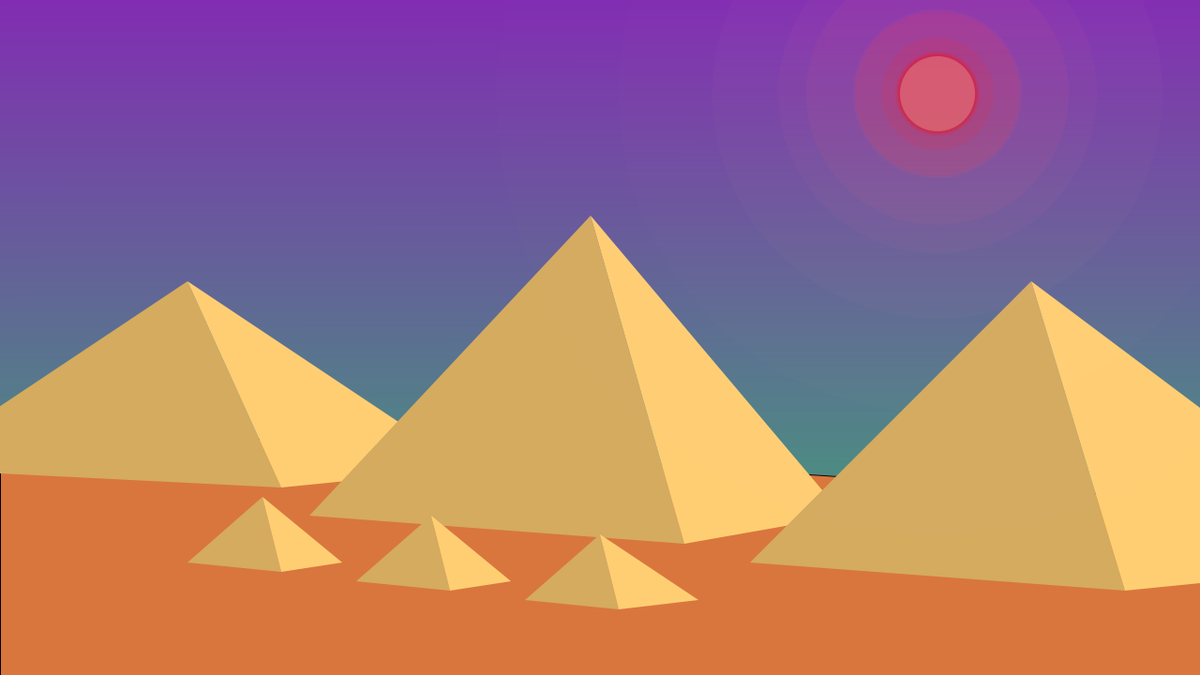
Frame 1 (no input)
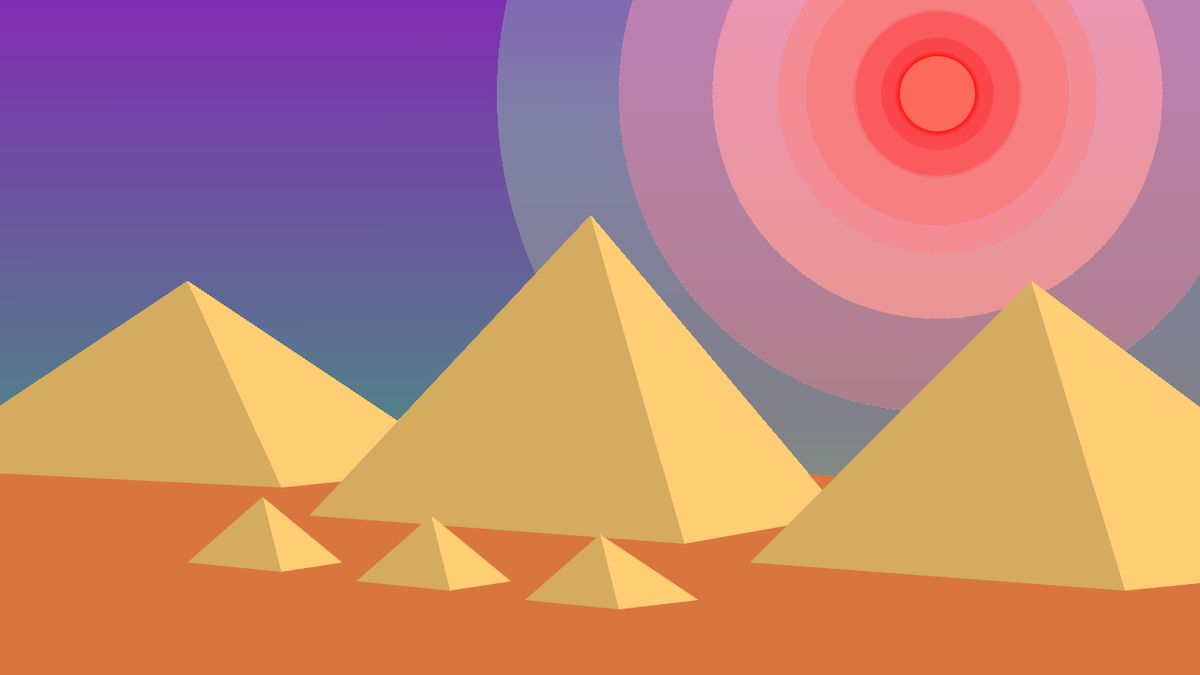
Frame 60 (the mouse pressed at the canvas centre just before this capture)
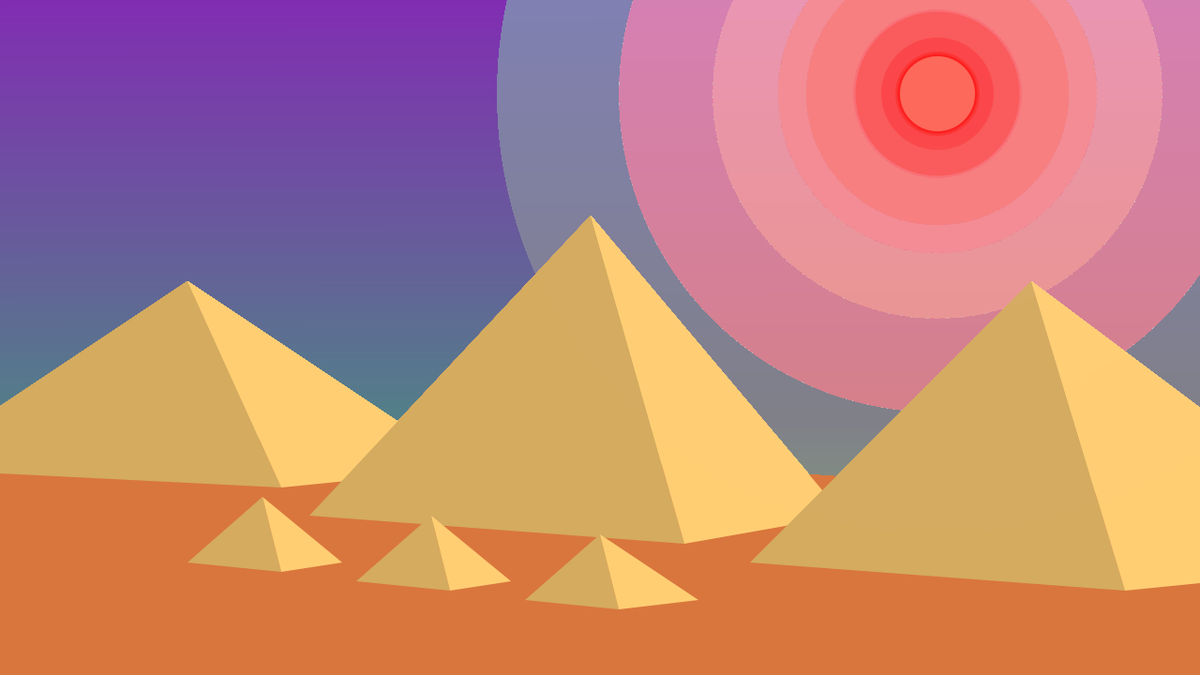
Frame 120 (the mouse held since frame 60 and released just before this capture)

The Processing sketch that drew these frames (run headless with seeded random() and noise(); from frame 60 on, the mouse is pressed at the canvas centre):

// Processing sketch: Homework_1
// ── Homework_1.pde
void setup(){
  size(1280, 720);
  background(#822DB3);

/*
Gradient background sourced from:
Richard Bourne https://www.openprocessing.org/sketch/803760
 */
 
 //Griadient background
  color bottomColor = color(#36B370);
  
  loadPixels();
  for (int i = 0;i<pixels.length; i++)
  {
    float r= red(pixels[i]);
    float g= green(pixels[i]);
    float b= blue(pixels[i]);

    float r2 = red(bottomColor);
    float g2 = green(bottomColor);
    float b2 = blue(bottomColor);

    r = r * (pixels.length - i) / pixels.length + ((r2 * i) / pixels.length);
    g = g * (pixels.length - i) / pixels.length + ((g2 * i) / pixels.length);
    b = b * (pixels.length - i) / pixels.length + ((b2 * i) / pixels.length);
    pixels[i] = color(r, g, b);
  }
  updatePixels();
  
 
  
  /* Failed landscaping code:
  noFill();
   beginShape();
      //syntax:bezierVertex(x2, y2, x3, y3, x4, y4);
      vertex(width, height/2+100);
      bezierVertex(100, height/2+100, 100, height/2+100, 100, height/2+100);
   endShape();
   
  fill(#BF9443);
  //rect(width/2, height/2, width, height/2 );
  //Line for back horizont
  fill(#933838);
  beginShape();
  curveVertex(0, 300);
  curveVertex(0, 350);
  curveVertex(200, 380);
  curveVertex(600, 350);
  curveVertex(900, 430);
  curveVertex(1100, 470);
  curveVertex(1280, 320);
  curveVertex(width, height);
  vertex(width, height);
  vertex(width, height);
  endShape(); 
  */
 
}

void draw(){
  
//Sand foreground
  //syntax:quad(x1, y1, x2, y2, x3, y3, x4, y4)(); 
fill(#D9763D);
quad(0, height/1.6, width, height/1.35, width, height, 0, height);


//Pyramids
  // syntax:triangle(x1, y1, x2, y2, x3, y3)
noStroke();

// Large Pyramids Numbered Left to Right
  // Pyramid 1 Left Triangle
  fill(#D4AB5F);
  triangle(-100, 500, 200, 300, 300, 520);
  // Pyramid 1 Right Triangle
  fill(#FFCE73);
  triangle(300, 520, 200, 300, 500, 500);
  
  // Pyramid 2 Left Triangle
  fill(#D4AB5F);
  triangle(330, 550, 630, 230, 730, 580);
  // Pyramid 2 Right Triangle
  fill(#FFCE73);
  triangle(730, 580, 630, 230, 900, 550);
  
  // Pyramid 3 Left Triangle
  fill(#D4AB5F);
  triangle(800, 600, 1100, 300, 1200, 630);
  // Pyramid 3 Right Triangle
  fill(#FFCE73);
  triangle(1200, 630, 1100, 300, 1500, 600);

// Small Pyramids Numbered Left to Right
  // Pyramid 1 Left Triangle
  fill(#D4AB5F);
  triangle(200, 600, 280, 530, 300, 610);
  // Pyramid 1 Right Triangle
  fill(#FFCE73);
  triangle(300, 610, 280, 530, 365, 600);
  
  // Pyramid 2 Left Triangle
  fill(#D4AB5F);
  triangle(380, 620, 460, 550, 480, 630);
  // Pyramid 2 Right Triangle
  fill(#FFCE73);
  triangle(480, 630, 460, 550, 545, 620);
  
  // Pyramid 3 Left Triangle
  fill(#D4AB5F);
  triangle(560, 640, 640, 570, 660, 650);
  // Pyramid 3 Right Triangle
  fill(#FFCE73);
  triangle(660, 650, 640, 570, 745, 640);

//Sun 
  // syntax:ellipse(x,y,w,h);

//Gradient Ellipses
  fill(255,237,199,1);
  ellipse(1000,100,940,940);
  fill(255,200,200,3);
  ellipse(1000,100,680,680);
  fill(255,150,150,6);
  ellipse(1000,100,480,480);
  fill(255,130,130,10);
  ellipse(1000,100,340,340);
  fill(255,105,105,15);
  ellipse(1000,100,280,280);
  fill(255,95,95,20);
  ellipse(1000,100,180,180);
  fill(255,55,55,25);
  ellipse(1000,100,175,175);
  fill(255,35,35,30);
  ellipse(1000,100,120,120);
  fill(255,15,15,40);
  ellipse(1000,100,90,90);
  fill(255,0,0,63);
  ellipse(1000,100,85,85);


//Main Ellipse
  fill(255,237,199,63);
  tint(255, 127);
  ellipse(1000,100,80,80);


}

//Used to find coordinates on screen
void mousePressed(){
  ellipse( mouseX, mouseY, 2, 2 );
  text( "x: " + mouseX + " y: " + mouseY, mouseX + 2, mouseY );
}
